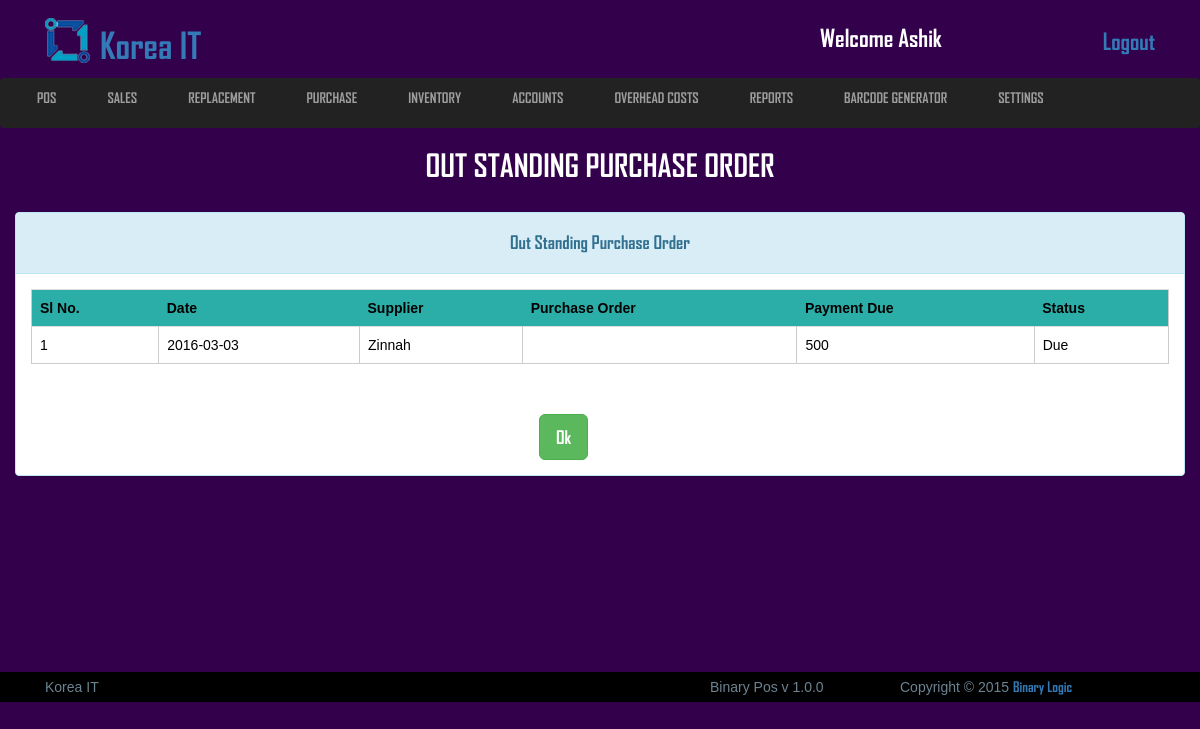
Screenshot of /view/out_standing_purchase_order.php (signed in) with the database file from the repository.
### tables this page shows
CREATE TABLE IF NOT EXISTS `logo_section` (
  `id` int(11) NOT NULL AUTO_INCREMENT,
  `image` varchar(255) NOT NULL,
  `name` varchar(100) NOT NULL,
  PRIMARY KEY (`id`)
);

CREATE TABLE IF NOT EXISTS `purchase_order` (
  `id` int(50) NOT NULL AUTO_INCREMENT,
  `supplier_id` varchar(50) NOT NULL,
  `po_date` date NOT NULL,
  `purchase_order_no` varchar(50) NOT NULL,
  `product_description` text NOT NULL,
  `uom` varchar(50) NOT NULL,
  `cost_per_unit` varchar(50) NOT NULL,
  `quantity` varchar(50) NOT NULL,
  `amount` varchar(50) NOT NULL,
  `vat` varchar(50) NOT NULL,
  `tax` varchar(50) NOT NULL,
  `delivery_charge` varchar(50) NOT NULL,
  `total` varchar(50) NOT NULL,
  `paid` varchar(50) NOT NULL,
  `due` varchar(50) NOT NULL,
  `po_status` varchar(20) NOT NULL,
  PRIMARY KEY (`id`)
);

CREATE TABLE IF NOT EXISTS `supplier` (
  `supplier_id` int(255) NOT NULL AUTO_INCREMENT,
  `supplier_name` varchar(50) NOT NULL,
  `supplier_phone` varchar(15) NOT NULL,
  `supplier_address` varchar(200) NOT NULL,
  `supplier_balance` varchar(100) NOT NULL,
  `due_to_supplier` varchar(1000) NOT NULL,
  PRIMARY KEY (`supplier_id`)
);

### src/Model/Model.php (called while the page is built, shortened)
<?php
abstract class Model{
    public function __construct(){
        $this->connection = mysqli_connect("localhost","root","","pos");
    }
}

### src/PurchaseOrder/PurchaseOrder.php (called while the page is built, shortened)
<?php
class PurchaseOrder extends Model{
	public function show_supplier($id = null){
			$this->table = "supplier";
			$query = "SELECT * FROM {$this->table} WHERE `supplier_id` = '{$id}'";
			$result = mysqli_query($this->connection,$query);
			$supplier_no_fetch = mysqli_fetch_object($result);
			return $supplier_no_fetch;
	}
	public function show_all_purchase_order(){
    $purchase_order = array();
    $query = "SELECT * FROM `purchase_order` ORDER BY id DESC";
        $result = mysqli_query($this->connection,$query);
        while($row = mysqli_fetch_object($result)){
            $purchase_order[] = $row;
        }
        return $purchase_order;
  }
}

### view/out_standing_purchase_order.php (the view, shortened to what this page needs)
<?php
	$outstanding = new PurchaseOrder;
	$all_purchase_order = $outstanding->show_all_purchase_order($_POST);
 ?>
	<?php include('includes/all_link_body.php'); ?>
<header class="header_section">
	<div class="container">
		<div class="row">
			<div class="col-md-12">
				<?php include('includes/header_top.php'); ?>
			</div>
		</div>
	</div>
	<?php include('includes/main_nav.php'); ?>
	<div class="conainer">
		<div class="row">
			<div class="col-md-12">
				<div class="sales_point">
					<h2>Out Standing Purchase Order</h2>
				</div>
			</div>
		</div>
	</div>
</header>
<section class="view_container_content" style="min-height:430px;">
	<div class="container">
		<div class="row">
			<div class="col-md-12 no_padding">
					<div class="panel panel-info no_margin">
					  <div class="panel-heading"><h4 style="text-align:center;">Out Standing Purchase Order</h4></div>
					  	<div class="panel-body">
							<div class="table-responsive">
							  <table class="table">
							    <tr style="background: #2BAEA8;">
							    	<th>Sl No.</th>
							    	<th>Date</th>
							    	<th>Supplier</th>
							    	<th>Purchase Order</th>
							    	<th>Payment Due</th>
							    	<th>Status</th>
							    </tr>
							    <?php
							    	$sl = 1;
							    	foreach ($all_purchase_order as $purchase_order) {
							    		if($purchase_order->due <= 0){
							    			continue;
							    		}else{
							    ?>
							    <tr>
							    	<td><?php echo $sl++; ?></td>
							    	<td><?php echo $purchase_order->po_date; ?></td>
							    	<?php $supplier = $outstanding->show_supplier($purchase_order->supplier_id); ?>
							    	<td><?php echo $supplier->supplier_name; ?></td>
							    	<td><?php echo $purchase_order->purchase_order_no; ?></td>
							    	<td>
							    		<?php
							    			$due = $purchase_order->due;
							    			if($due <= 0){
									    		echo 0;
									    	}else{
									    		echo $due;
									    	}
							    	 	?>
							    	 </td>
							    	<td>
							    		<?php
									    	if($due <= 0){
									    		echo "Paid";
									    	}else{
									    		echo "Due";
									    	}
							    	 	?>
							    	</td>
							    </tr>
							    <?php
							    		}
							    	}
							     ?>
							  </table>
							</div>
						</div>
						<a href="purchase.php"><input class="btn btn-success btn-lg" type="submit" name="add" value="Ok"style="margin: 15px auto;margin-left: 523px;"></a>
					</div>
			</div>
		</div>
	</div>
</section>
	<?php include('includes/footer.php'); ?>

### view/includes/header_top.php (shortened to what this page needs)
<?php include('config.php'); ?>
<div class="header_top">
	<div class="col-md-8">
		<?php
		 	$startement = $db->prepare("SELECT * FROM logo_section WHERE id=1");
		 	$startement->execute();
		 	$result = $startement->fetchAll(PDO::FETCH_ASSOC);
		 	foreach ($result as $row) {
		 		$image = $row['image'];
		 		$name = $row['name'];
		 	}
		  ?>
		<a href="#"><img src="uploads/logo/<?php echo $image; ?>" alt="logo"><h1> <?php echo $name; ?></h1></a>
	</div>
	<div class="col-md-4">
		<ul class="header_top_aside">
			<li><h3>welcome <?php if(isset($_SESSION["username"])){echo $_SESSION["username"];} ?></h3></li>
			<li style="float:right"><a href="index.php">Logout</a></li>
		</ul>
	</div>
</div>

### view/css/style.css (style rules this page uses)
* { margin: 0; padding: 0; }
body { background: #33004B;color: #fff;font-family: 'arial'; }
h1,h2,h3,h4,a { font-family: 'AGENCYB'; }
.no_margin { margin: 0; }
.no_padding { padding: 0; }
.panel-body { color: #000; }
.row { width: 100%; margin: 0 }
.container { padding: 0; }
.header_section .header_top { width: 100%;overflow: hidden; }
.header_section .header_top a { text-decoration: none; }
.header_section .header_top a img { margin-top: -30px; margin-right: 10px; }
.header_section .header_top a h1 { display: inline-block;margin-top: 20px; }
.header_section .header_top .header_top_aside { width: 100%;overflow: hidden; margin: 20px 0; }
.header_section .header_top .header_top_aside li { list-style: none;float: left;margin-left: 15px; }
.header_section .header_top .header_top_aside li h3 { margin: 0; }
.header_section .header_top .header_top_aside li a { text-decoration: none;font-size: 23px; }
.sales_point { width: 100%;overflow: hidden;margin-bottom: 20px; }
.sales_point h2 { text-align: center;text-transform: uppercase;font-size: 31px; }
.view_container_content { width: 100%;overflow: hidden;margin-bottom: 30px;margin-top: 20px;min-height: 465px; }
header { height: 20vh; }
.header_section { padding-top: 5px; }
.table { border:1px solid #ccc; }
td { border: 1px solid #ccc; }
table { width: 100%;overflow: hidden; }

### view/includes/header_top.php (style rules this page uses)
h3 { text-transform: capitalize; }
h1 { text-transform: capitalize; }
img { width: 45px;height: 45px; }

### rows the page displays
logo_section: image (picture), name "Korea IT"
purchase_order: po_date "2016-03-03", supplier.supplier_name "Zinnah", due "500", shows "Due"

### other values shown
$_SESSION["username"] "Ashik"
